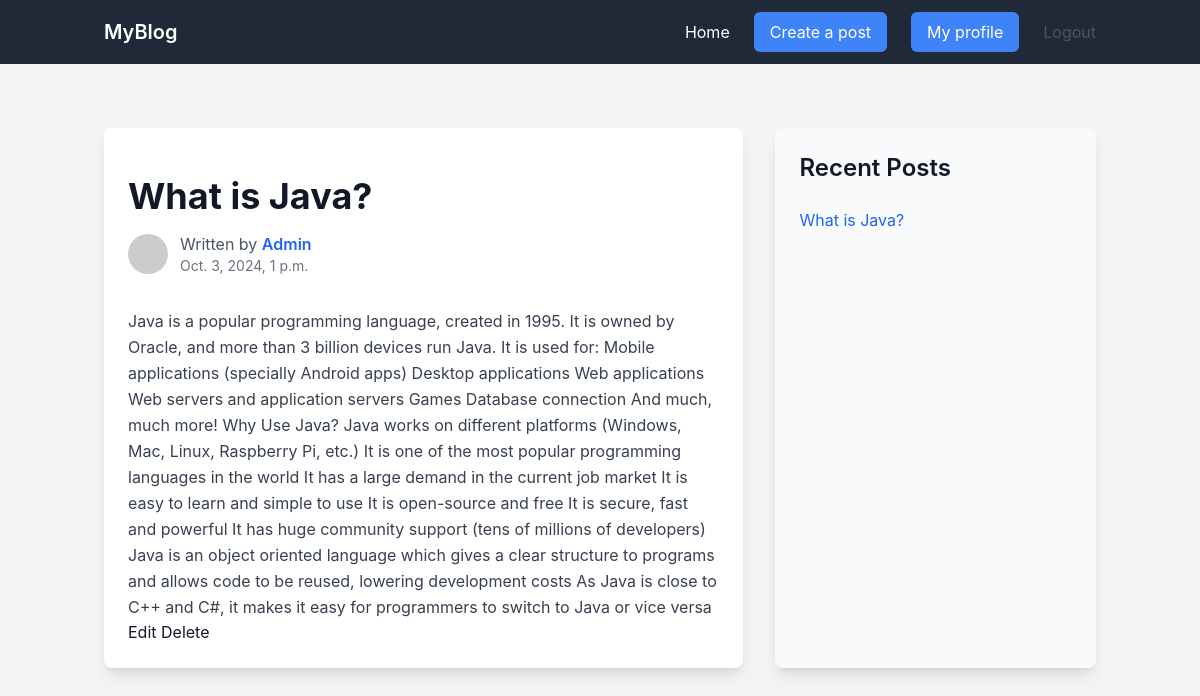
The app's page /blog/what-is-java/ (signed in) with its own data.
### blogs/models.py (models this page shows, shortened)
class Blog(models.Model):
    STATUS_CHOICES = (
        ('draft', 'Draft'),
        ('published', 'Published'),
        ('archived', 'Archived')
    )
    blog_Title = models.CharField(max_length=50)
    blog_Desc = models.TextField()
    blog_Status = models.CharField(max_length=15, choices=STATUS_CHOICES)
    slug = models.SlugField(max_length=200, unique=True, blank=True)
    blog_Author = models.ForeignKey(settings.AUTH_USER_MODEL, on_delete=models.CASCADE)
    blog_created_at = models.DateTimeField(auto_now_add=True)
    objects = models.Manager()
    published = BlogPostFilterManger()
    user_post = UserBlogManaer()
    class Meta:
        ordering =['-blog_created_at']
        verbose_name = 'Blog_Post'
        verbose_name_plural = 'Blog Posts'

### auth_users/models.py (models this page shows, shortened)
class Users(AbstractUser):
    profile_pics = models.FileField(upload_to='profile_pics', null=True, blank=True)
    user_bio = models.CharField(max_length = 500 , blank= True)
    class Meta:
        verbose_name = "User Profile"
        verbose_name_plural = "User Profiles"

### blogs/views.py (the view)
# urls.py: path('blog/<slug:slug>/', BlogDetailView.as_view(), name='blog-detail'),
class BlogDetailView(LoginRequiredMixin,DetailView):
    model = Blog
    template_name = 'blogs/new_blog_detail.html'
    context_object_name = 'blog'
    slug_field ='slug'
    slug_url_kwarg = 'slug'

### template/blogs/new_blog_detail.html (shortened to what this page needs)
{% load compress %}
{% load static %}
{% load html_filters %}
<!DOCTYPE html>
<html lang="en">
<head>
  {% compress css %}
  <link rel="stylesheet" href="{% static 'src/output.css' %}">
  {% endcompress %}
</head>
<body>
    <body class="bg-gray-100 text-gray-900">
{% include 'navbar.html' %}
    <section class="py-12">
        <div class="container mx-auto px-4 md:flex md:space-x-8">
            <div class="w-full md:w-2/3 bg-white rounded-lg shadow-lg p-6">
                <h1 class="text-4xl font-bold mt-6">{{blog.blog_Title}}</h1>
                <div class="flex items-center mt-4">
                    <img class="w-10 h-10 rounded-full" src="https://via.placeholder.com/100" alt="Author Avatar">
                    <div class="ml-3">
                        <p class="text-gray-600">Written by <span class="text-blue-600 font-semibold">{{blog.blog_Author}}</span></p>
                        <p class="text-sm text-gray-500">{{blog.blog_created_at}}</p>
                    </div>
                </div>
                <div class="mt-8 text-gray-700 leading-relaxed space-y-6">
                  {{blog.blog_Desc | safe}}
                </div>
                {% if request.user == blog.blog_Author %}
                <a href="{% url 'Blogs:blog-edit' slug=blog.slug %}" class="btn btn-warning mt-3">Edit</a>
                <a href="{% url 'Blogs:blog-delete' slug=blog.slug %}" class="btn btn-danger mt-3">Delete</a>
                {% else %}
                <a href="{% url 'Blogs:blog-list' %}" class="btn btn-secondary mt-3">Back to Home</a>
                {% endif %}
            </div>
            <div class="hidden md:block md:w-1/3 bg-gray-50 rounded-lg shadow-lg p-6">
                <h2 class="text-2xl font-semibold">Recent Posts</h2>
                <ul class="mt-6 ">
                    <li>
                        <a href="{% url 'Blogs:blog-detail' slug=blog.slug %}" class="text-blue-600 hover:underline">{{blog.blog_Title}}</a>
                    </li>
                </ul>
            </div>
        </div>
    </section>
</body>
</html>

### records on screen
Blog: blog_Title "What is Java?", blog_Author "Admin", blog_created_at "Oct. 3, 2024, 1 p.m.", blog_Desc "Java is a popular programming language, created in 1995. It is owned by Oracle, and more than 3 billion devices run Java. It is used for: Mobile applications (specially Android apps) Desktop applications Web applications Web servers and application servers Games Database connection And much, much more! Why Use Java? Java works on different platforms (Windows, Mac, Linux, Raspberry Pi, etc.) It is one of the most popular programming languages in the world It has a large demand in the current job market It is easy to learn and simple to use It is open-source and free It is secure, fast and powerful It has huge community support (tens of millions of developers) Java is an object oriented…"
